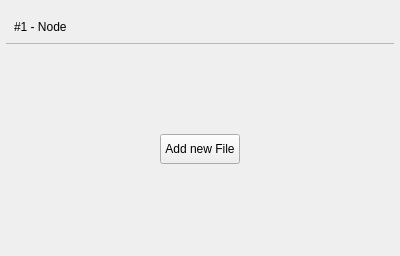
<?xml version="1.0" encoding="UTF-8"?>
<ui version="4.0">
 <class>C_SyvUpUpdatePackageListNodeWidget</class>
 <widget class="QWidget" name="C_SyvUpUpdatePackageListNodeWidget">
  <property name="geometry">
   <rect>
    <x>0</x>
    <y>0</y>
    <width>400</width>
    <height>256</height>
   </rect>
  </property>
  <property name="sizePolicy">
   <sizepolicy hsizetype="Preferred" vsizetype="Fixed">
    <horstretch>0</horstretch>
    <verstretch>0</verstretch>
   </sizepolicy>
  </property>
  <property name="minimumSize">
   <size>
    <width>244</width>
    <height>256</height>
   </size>
  </property>
  <property name="maximumSize">
   <size>
    <width>16777215</width>
    <height>256</height>
   </size>
  </property>
  <property name="windowTitle">
   <string>Form</string>
  </property>
  <layout class="QVBoxLayout" name="verticalLayout_2">
   <property name="spacing">
    <number>0</number>
   </property>
   <property name="leftMargin">
    <number>5</number>
   </property>
   <property name="topMargin">
    <number>10</number>
   </property>
   <property name="rightMargin">
    <number>5</number>
   </property>
   <property name="bottomMargin">
    <number>0</number>
   </property>
   <item>
    <widget class="stw_opensyde_gui_elements::C_OgeWiBorder" name="pc_Widget" native="true">
     <layout class="QVBoxLayout" name="verticalLayout" stretch="0,0,1">
      <property name="spacing">
       <number>0</number>
      </property>
      <property name="leftMargin">
       <number>1</number>
      </property>
      <property name="topMargin">
       <number>1</number>
      </property>
      <property name="rightMargin">
       <number>1</number>
      </property>
      <property name="bottomMargin">
       <number>1</number>
      </property>
      <item>
       <widget class="stw_opensyde_gui_elements::C_OgeWiProgressBar" name="pc_WidgetTitle" native="true">
        <layout class="QHBoxLayout" name="horizontalLayout">
         <property name="leftMargin">
          <number>8</number>
         </property>
         <item>
          <widget class="stw_opensyde_gui_elements::C_OgeLabUpdateNodeTitle" name="pc_Title">
           <property name="text">
            <string>#1 - Node</string>
           </property>
          </widget>
         </item>
        </layout>
       </widget>
      </item>
      <item>
       <widget class="stw_opensyde_gui_elements::C_OgeFrameSeparator" name="pc_FrameSperator">
        <property name="sizePolicy">
         <sizepolicy hsizetype="Preferred" vsizetype="Fixed">
          <horstretch>0</horstretch>
          <verstretch>0</verstretch>
         </sizepolicy>
        </property>
        <property name="minimumSize">
         <size>
          <width>0</width>
          <height>1</height>
         </size>
        </property>
        <property name="maximumSize">
         <size>
          <width>16777215</width>
          <height>1</height>
         </size>
        </property>
        <property name="frameShape">
         <enum>QFrame::StyledPanel</enum>
        </property>
        <property name="frameShadow">
         <enum>QFrame::Raised</enum>
        </property>
       </widget>
      </item>
      <item>
       <widget class="QWidget" name="pc_WidgetApplications" native="true">
        <layout class="QVBoxLayout" name="verticalLayout_3">
         <property name="spacing">
          <number>0</number>
         </property>
         <property name="leftMargin">
          <number>0</number>
         </property>
         <property name="topMargin">
          <number>0</number>
         </property>
         <property name="rightMargin">
          <number>0</number>
         </property>
         <property name="bottomMargin">
          <number>0</number>
         </property>
         <item>
          <widget class="QScrollArea" name="pc_ScrollArea">
           <property name="frameShape">
            <enum>QFrame::NoFrame</enum>
           </property>
           <property name="horizontalScrollBarPolicy">
            <enum>Qt::ScrollBarAlwaysOff</enum>
           </property>
           <property name="widgetResizable">
            <bool>true</bool>
           </property>
           <widget class="stw_opensyde_gui_elements::C_OgeWiOnlyBackground" name="pc_ScrollAreaWidgetContents">
            <property name="geometry">
             <rect>
              <x>0</x>
              <y>0</y>
              <width>388</width>
              <height>203</height>
             </rect>
            </property>
            <layout class="QGridLayout" name="gridLayout" rowstretch="0,1">
             <property name="leftMargin">
              <number>0</number>
             </property>
             <property name="topMargin">
              <number>0</number>
             </property>
             <property name="rightMargin">
              <number>0</number>
             </property>
             <property name="bottomMargin">
              <number>0</number>
             </property>
             <property name="spacing">
              <number>0</number>
             </property>
             <item row="1" column="0">
              <layout class="QVBoxLayout" name="pc_AppVerticalLayout">
               <property name="spacing">
                <number>0</number>
               </property>
               <property name="leftMargin">
                <number>0</number>
               </property>
               <property name="topMargin">
                <number>0</number>
               </property>
              </layout>
             </item>
             <item row="0" column="0">
              <widget class="QWidget" name="pc_WidgetAdd" native="true">
               <layout class="QHBoxLayout" name="horizontalLayout_2" stretch="1,0,1">
                <item>
                 <spacer name="horizontalSpacer">
                  <property name="orientation">
                   <enum>Qt::Horizontal</enum>
                  </property>
                  <property name="sizeHint" stdset="0">
                   <size>
                    <width>139</width>
                    <height>20</height>
                   </size>
                  </property>
                 </spacer>
                </item>
                <item>
                 <widget class="stw_opensyde_gui_elements::C_OgePubOptions" name="pc_PbAddFile">
                  <property name="minimumSize">
                   <size>
                    <width>0</width>
                    <height>30</height>
                   </size>
                  </property>
                  <property name="maximumSize">
                   <size>
                    <width>16777215</width>
                    <height>30</height>
                   </size>
                  </property>
                  <property name="text">
                   <string>Add new File</string>
                  </property>
                 </widget>
                </item>
                <item>
                 <spacer name="horizontalSpacer_2">
                  <property name="orientation">
                   <enum>Qt::Horizontal</enum>
                  </property>
                  <property name="sizeHint" stdset="0">
                   <size>
                    <width>138</width>
                    <height>20</height>
                   </size>
                  </property>
                 </spacer>
                </item>
               </layout>
              </widget>
             </item>
            </layout>
           </widget>
          </widget>
         </item>
        </layout>
       </widget>
      </item>
     </layout>
    </widget>
   </item>
  </layout>
 </widget>
 <customwidgets>
  <customwidget>
   <class>stw_opensyde_gui_elements::C_OgeFrameSeparator</class>
   <extends>QFrame</extends>
   <header>C_OgeFrameSeparator.h</header>
   <container>1</container>
  </customwidget>
  <customwidget>
   <class>stw_opensyde_gui_elements::C_OgeWiProgressBar</class>
   <extends>QWidget</extends>
   <header>C_OgeWiProgressBar.h</header>
   <container>1</container>
  </customwidget>
  <customwidget>
   <class>stw_opensyde_gui_elements::C_OgeLabUpdateNodeTitle</class>
   <extends>QLabel</extends>
   <header>C_OgeLabUpdateNodeTitle.h</header>
  </customwidget>
  <customwidget>
   <class>stw_opensyde_gui_elements::C_OgeWiBorder</class>
   <extends>QWidget</extends>
   <header>C_OgeWiBorder.h</header>
   <container>1</container>
  </customwidget>
  <customwidget>
   <class>stw_opensyde_gui_elements::C_OgeWiOnlyBackground</class>
   <extends>QWidget</extends>
   <header>C_OgeWiOnlyBackground.h</header>
   <container>1</container>
  </customwidget>
  <customwidget>
   <class>stw_opensyde_gui_elements::C_OgePubOptions</class>
   <extends>QPushButton</extends>
   <header>C_OgePubOptions.h</header>
  </customwidget>
 </customwidgets>
 <resources/>
 <connections/>
</ui>
